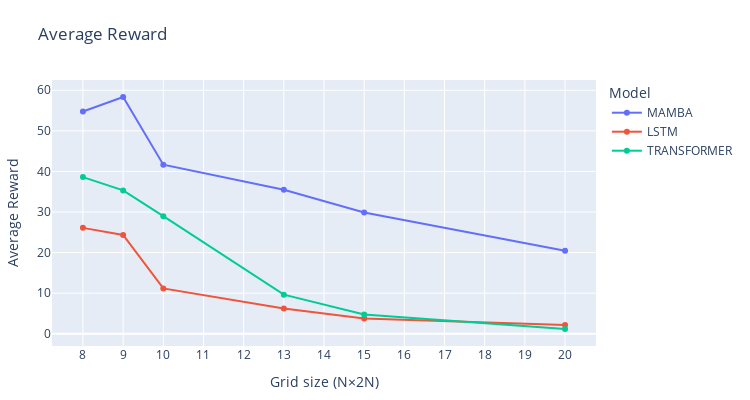
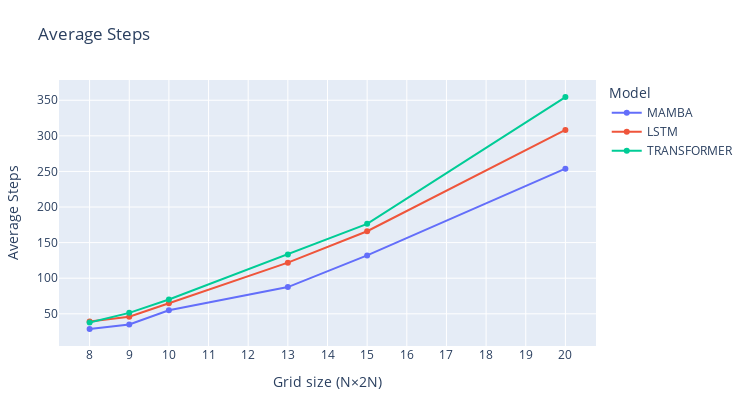
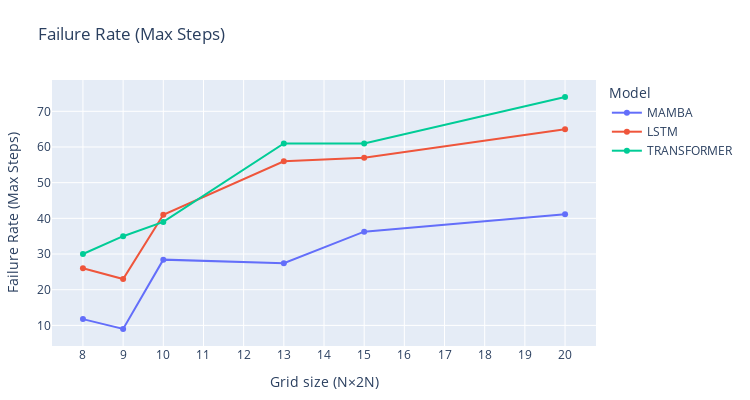
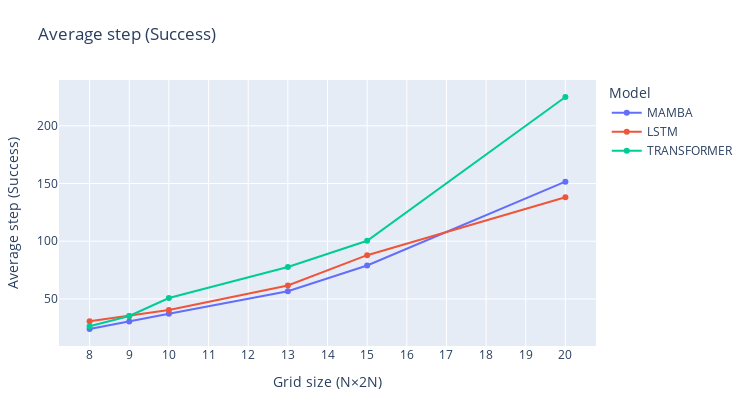

The cell these charts' notebook holds for them, in order:
### Code cell
px.defaults.template = "plotly"

for metric in metrics:
    # 1. Filter to this metric
    df_metric = long[long["Metric"] == metric]

    # 2. Build the line plot
    fig = px.line(
        df_metric,
        x="Grid",
        y="Value",
        color="Architecture",
        markers=True,
        labels={f"Grid": "Grid size (N×2N)", "Value": metric},
        title=metric
    )

    # 3. Make it square: e.g. 700×700 pixels
    fig.update_layout(
        width=750,
        height=400,
        legend_title_text="Model",
        margin=dict(t=80, b=40, l=40, r=40)
    )

    # optional: force x‐axis ticks at every integer
    fig.update_xaxes(dtick=1)

    fig.show()

### Figure 1 — Plotly figure (JSON) as saved in the notebook; plotly's stock layout.template omitted (floating-point values rounded to 4 significant figures)
{"data": [{"hovertemplate": "Architecture=MAMBA<br>Grid size (N×2N)=%{x}<br>Average Reward=%{y}<extra></extra>", "legendgroup": "MAMBA", "line": {"color": "#636efa", "dash": "solid"}, "marker": {"symbol": "circle"}, "mode": "lines+markers", "name": "MAMBA", "orientation": "v", "showlegend": true, "type": "scatter", "x": [8, 9, 10, 13, 15, 20], "xaxis": "x", "y": [54.78, 58.33, 41.66, 35.5, 29.87, 20.46], "yaxis": "y"}, {"hovertemplate": "Architecture=LSTM<br>Grid size (N×2N)=%{x}<br>Average Reward=%{y}<extra></extra>", "legendgroup": "LSTM", "line": {"color": "#EF553B", "dash": "solid"}, "marker": {"symbol": "circle"}, "mode": "lines+markers", "name": "LSTM", "orientation": "v", "showlegend": true, "type": "scatter", "x": [8, 9, 10, 13, 15, 20], "xaxis": "x", "y": [26.09, 24.35, 11.16, 6.23, 3.75, 2.15], "yaxis": "y"}, {"hovertemplate": "Architecture=TRANSFORMER<br>Grid size (N×2N)=%{x}<br>Average Reward=%{y}<extra></extra>", "legendgroup": "TRANSFORMER", "line": {"color": "#00cc96", "dash": "solid"}, "marker": {"symbol": "circle"}, "mode": "lines+markers", "name": "TRANSFORMER", "orientation": "v", "showlegend": true, "type": "scatter", "x": [8, 9, 10, 13, 15, 20], "xaxis": "x", "y": [38.6, 35.32, 28.97, 9.63, 4.72, 1.18], "yaxis": "y"}], "layout": {"height": 400, "legend": {"title": {"text": "Model"}, "tracegroupgap": 0}, "margin": {"b": 40, "l": 40, "r": 40, "t": 80}, "title": {"text": "Average Reward"}, "width": 750, "xaxis": {"anchor": "y", "domain": [0, 1], "dtick": 1, "title": {"text": "Grid size (N×2N)"}}, "yaxis": {"anchor": "x", "domain": [0, 1], "title": {"text": "Average Reward"}}}}

### Figure 2 — Plotly figure (JSON) as saved in the notebook; plotly's stock layout.template omitted (floating-point values rounded to 4 significant figures)
{"data": [{"hovertemplate": "Architecture=MAMBA<br>Grid size (N×2N)=%{x}<br>Average Steps=%{y}<extra></extra>", "legendgroup": "MAMBA", "line": {"color": "#636efa", "dash": "solid"}, "marker": {"symbol": "circle"}, "mode": "lines+markers", "name": "MAMBA", "orientation": "v", "showlegend": true, "type": "scatter", "x": [8, 9, 10, 13, 15, 20], "xaxis": "x", "y": [28.7, 34.9, 55.0, 87.5, 132.0, 253.9], "yaxis": "y"}, {"hovertemplate": "Architecture=LSTM<br>Grid size (N×2N)=%{x}<br>Average Steps=%{y}<extra></extra>", "legendgroup": "LSTM", "line": {"color": "#EF553B", "dash": "solid"}, "marker": {"symbol": "circle"}, "mode": "lines+markers", "name": "LSTM", "orientation": "v", "showlegend": true, "type": "scatter", "x": [8, 9, 10, 13, 15, 20], "xaxis": "x", "y": [39.3, 45.8, 64.8, 121.8, 166.0, 308.3], "yaxis": "y"}, {"hovertemplate": "Architecture=TRANSFORMER<br>Grid size (N×2N)=%{x}<br>Average Steps=%{y}<extra></extra>", "legendgroup": "TRANSFORMER", "line": {"color": "#00cc96", "dash": "solid"}, "marker": {"symbol": "circle"}, "mode": "lines+markers", "name": "TRANSFORMER", "orientation": "v", "showlegend": true, "type": "scatter", "x": [8, 9, 10, 13, 15, 20], "xaxis": "x", "y": [37.7, 51.3, 70.0, 133.4, 176.4, 354.5], "yaxis": "y"}], "layout": {"height": 400, "legend": {"title": {"text": "Model"}, "tracegroupgap": 0}, "margin": {"b": 40, "l": 40, "r": 40, "t": 80}, "title": {"text": "Average Steps"}, "width": 750, "xaxis": {"anchor": "y", "domain": [0, 1], "dtick": 1, "title": {"text": "Grid size (N×2N)"}}, "yaxis": {"anchor": "x", "domain": [0, 1], "title": {"text": "Average Steps"}}}}

### Figure 3 — Plotly figure (JSON) as saved in the notebook; plotly's stock layout.template omitted (floating-point values rounded to 4 significant figures)
{"data": [{"hovertemplate": "Architecture=MAMBA<br>Grid size (N×2N)=%{x}<br>Failure Rate (Max Steps)=%{y}<extra></extra>", "legendgroup": "MAMBA", "line": {"color": "#636efa", "dash": "solid"}, "marker": {"symbol": "circle"}, "mode": "lines+markers", "name": "MAMBA", "orientation": "v", "showlegend": true, "type": "scatter", "x": [8, 9, 10, 13, 15, 20], "xaxis": "x", "y": [11.76, 9.0, 28.43, 27.45, 36.27, 41.18], "yaxis": "y"}, {"hovertemplate": "Architecture=LSTM<br>Grid size (N×2N)=%{x}<br>Failure Rate (Max Steps)=%{y}<extra></extra>", "legendgroup": "LSTM", "line": {"color": "#EF553B", "dash": "solid"}, "marker": {"symbol": "circle"}, "mode": "lines+markers", "name": "LSTM", "orientation": "v", "showlegend": true, "type": "scatter", "x": [8, 9, 10, 13, 15, 20], "xaxis": "x", "y": [26.0, 23.0, 41.0, 56.0, 57.0, 65.0], "yaxis": "y"}, {"hovertemplate": "Architecture=TRANSFORMER<br>Grid size (N×2N)=%{x}<br>Failure Rate (Max Steps)=%{y}<extra></extra>", "legendgroup": "TRANSFORMER", "line": {"color": "#00cc96", "dash": "solid"}, "marker": {"symbol": "circle"}, "mode": "lines+markers", "name": "TRANSFORMER", "orientation": "v", "showlegend": true, "type": "scatter", "x": [8, 9, 10, 13, 15, 20], "xaxis": "x", "y": [30.0, 35.0, 39.0, 61.0, 61.0, 74.0], "yaxis": "y"}], "layout": {"height": 400, "legend": {"title": {"text": "Model"}, "tracegroupgap": 0}, "margin": {"b": 40, "l": 40, "r": 40, "t": 80}, "title": {"text": "Failure Rate (Max Steps)"}, "width": 750, "xaxis": {"anchor": "y", "domain": [0, 1], "dtick": 1, "title": {"text": "Grid size (N×2N)"}}, "yaxis": {"anchor": "x", "domain": [0, 1], "title": {"text": "Failure Rate (Max Steps)"}}}}

### Figure 4 — Plotly figure (JSON) as saved in the notebook; plotly's stock layout.template omitted (floating-point values rounded to 4 significant figures)
{"data": [{"hovertemplate": "Architecture=MAMBA<br>Grid size (N×2N)=%{x}<br>Average step (Success)=%{y}<extra></extra>", "legendgroup": "MAMBA", "line": {"color": "#636efa", "dash": "solid"}, "marker": {"symbol": "circle"}, "mode": "lines+markers", "name": "MAMBA", "orientation": "v", "showlegend": true, "type": "scatter", "x": [8, 9, 10, 13, 15, 20], "xaxis": "x", "y": [24.0, 30.4, 37.1, 56.7, 79.0, 151.6], "yaxis": "y"}, {"hovertemplate": "Architecture=LSTM<br>Grid size (N×2N)=%{x}<br>Average step (Success)=%{y}<extra></extra>", "legendgroup": "LSTM", "line": {"color": "#EF553B", "dash": "solid"}, "marker": {"symbol": "circle"}, "mode": "lines+markers", "name": "LSTM", "orientation": "v", "showlegend": true, "type": "scatter", "x": [8, 9, 10, 13, 15, 20], "xaxis": "x", "y": [30.6, 35.3, 40.4, 61.7, 87.9, 138.1], "yaxis": "y"}, {"hovertemplate": "Architecture=TRANSFORMER<br>Grid size (N×2N)=%{x}<br>Average step (Success)=%{y}<extra></extra>", "legendgroup": "TRANSFORMER", "line": {"color": "#00cc96", "dash": "solid"}, "marker": {"symbol": "circle"}, "mode": "lines+markers", "name": "TRANSFORMER", "orientation": "v", "showlegend": true, "type": "scatter", "x": [8, 9, 10, 13, 15, 20], "xaxis": "x", "y": [26.4, 35.2, 50.8, 77.7, 100.4, 224.9], "yaxis": "y"}], "layout": {"height": 400, "legend": {"title": {"text": "Model"}, "tracegroupgap": 0}, "margin": {"b": 40, "l": 40, "r": 40, "t": 80}, "title": {"text": "Average step (Success)"}, "width": 750, "xaxis": {"anchor": "y", "domain": [0, 1], "dtick": 1, "title": {"text": "Grid size (N×2N)"}}, "yaxis": {"anchor": "x", "domain": [0, 1], "title": {"text": "Average step (Success)"}}}}
